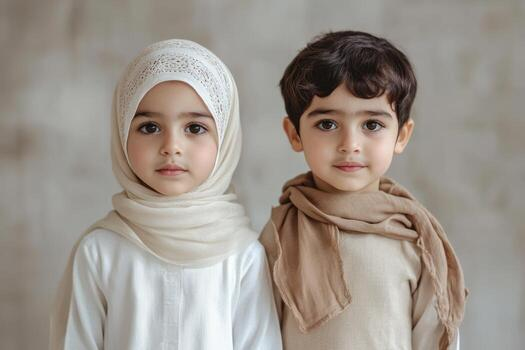
#> input picture Lab8/kid1.jpg, 525 x 350 px
$ jupyter execute Lab8.ipynb   (older library calls are emulated)
#> lines starting #> are read from the running program, lines starting #| are printed output that depends on the picture; after the words box and inside, x2 and y2 are one past the last pixel; in counts of white or black regions, pixels touching at a corner belong together
# **Lab 13 - Edge Detection**

[cell 1]
import cv2
import numpy as np
import matplotlib.pyplot as plt

imgFile = 'kid1.jpg'

## **Sobel Edge Detector**

[cell 2]
# 1. Load the real image

img = cv2.imread(imgFile)
#> img is the input picture: shape (350, 525, 3); mean B, G, R 140.1, 148.6, 156.8

# 2. Convert to Grayscale
gray = cv2.cvtColor(img, cv2.COLOR_BGR2GRAY)

# 3. Apply Gaussian Blur to reduce noise
# (5, 5) is the kernel size; 0 means standard deviation is calculated from kernel size

# ---------| You can try Sobel with Original Image, Gray scale and Blur
# ---------| Try these
# ---(1)---|  blurred = img
# ---(2)---|  blurred = gray

blurred = cv2.GaussianBlur(gray, (5, 5), 0) # blurred = img or gray   ## Check the results

# 4. Apply Sobel filter
# cv2.CV_64F handles the high precision needed for derivatives
sobelx = cv2.Sobel(blurred, cv2.CV_64F, 1, 0, ksize=3)
sobely = cv2.Sobel(blurred, cv2.CV_64F, 0, 1, ksize=3)

# 5. Calculate Magnitude (Final Edge Map)
sobel_combined = cv2.magnitude(sobelx, sobely)

# 6. Normalize to 0-255 for display
sobel_final = np.uint8(np.absolute(sobel_combined))

# Visualization
plt.figure(figsize=(10, 5))
plt.subplot(1, 2, 1), plt.imshow(cv2.cvtColor(img, cv2.COLOR_BGR2RGB)), plt.title('Original Photo')
plt.subplot(1, 2, 2), plt.imshow(sobel_final, cmap='gray'), plt.title('Sobel Edge Detection')
plt.show()

# **Robert Edge Detector**

### Comparing to Sobel

Roberts: Kernel Size  -->    2x2
Sobel:   Kernel Size  -->    3x3

Roberts: Speed  --> Faster
Sobel:   Speed  --> Slower

Roberts: Noise Resistance  --> Poor (High Senstivity)
Sobel:   Noise Resistnace  --> Good (Built-in Smoothing)

Roberts: Edge Width  --> Very thin/sharp
Sobel:   Edge Width  --> Thicker

[cell 3]
# 1. Load a real image in grayscale
image = cv2.imread(imgFile, 0) #cv2.IMREAD_GRAYSCALE)
#> image: shape (350, 525); min 1, max 255, mean 150.1

# 2. Pre-process: Always blur for Roberts!
# Its 2x2 kernel is very sensitive to noise.
blurred = cv2.GaussianBlur(image, (5, 5), 0)

# 3. Define Roberts Cross kernels
kernel_x = np.array([[1, 0], [0, -1]], dtype=np.float64)
kernel_y = np.array([[0, 1], [-1, 0]], dtype=np.float64)

# 4. Apply kernels using convolution
roberts_x = cv2.filter2D(blurred, cv2.CV_64F, kernel_x)
roberts_y = cv2.filter2D(blurred, cv2.CV_64F, kernel_y)
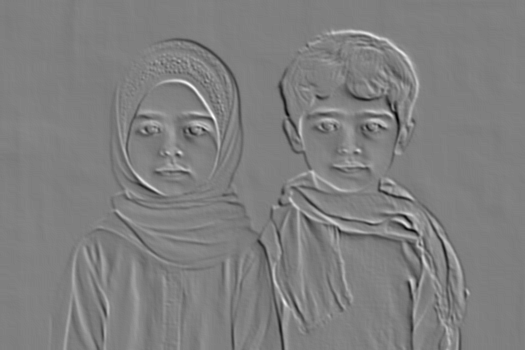
#> roberts_y: shape (350, 525) float64; min -62, max 62, mean 0; drawn with min black and max white

# 5. Calculate Magnitude (Combine X and Y)
# Magnitude = sqrt(Gx^2 + Gy^2)
roberts_combined = cv2.magnitude(roberts_x, roberts_y)
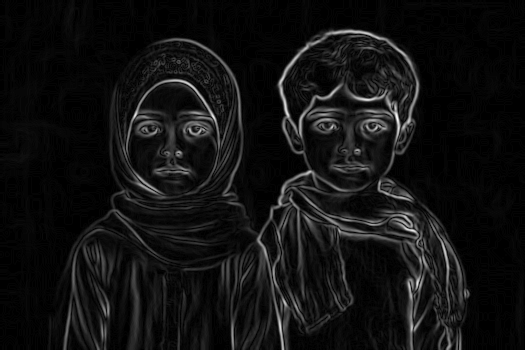
#> roberts_combined: shape (350, 525) float64; min 0, max 69.77, mean 4.8; drawn with min black and max white

# 6. Convert to uint8 for display
roberts_final = np.uint8(np.absolute(roberts_combined))

# Display
plt.figure(figsize=(12, 6))
plt.subplot(1, 2, 1), plt.imshow(image, cmap='gray'), plt.title('Original Gray')
plt.subplot(1, 2, 2), plt.imshow(roberts_final, cmap='gray'), plt.title('Roberts Edge Detector')
plt.show()

## **Prewitt Edge Detector**

[cell 4]
import cv2
import numpy as np
import matplotlib.pyplot as plt

# 1. Load a real image in grayscale
img = cv2.imread(imgFile)

# 2. Grayscale & Blur (Essential for real photos to reduce grain)
gray = cv2.cvtColor(img, cv2.COLOR_BGR2GRAY)
blurred = cv2.GaussianBlur(gray, (5, 5), 0)

# 3. Define Prewitt Kernels manually
kernel_x = np.array([[-1, 0, 1], [-1, 0, 1], [-1, 0, 1]], dtype=np.float64)
kernel_y = np.array([[-1, -1, -1], [0, 0, 0], [1, 1, 1]], dtype=np.float64)

# 4. Apply filters
prewitt_x = cv2.filter2D(blurred, cv2.CV_64F, kernel_x)
prewitt_y = cv2.filter2D(blurred, cv2.CV_64F, kernel_y)

# 5. Calculate Magnitude (Combine X and Y)
prewitt_combined = cv2.magnitude(prewitt_x, prewitt_y)

# 6. Normalize to 8-bit for display
prewitt_final = np.uint8(np.absolute(prewitt_combined))

# Visualizing results
plt.figure(figsize=(12, 6))
plt.subplot(1, 2, 1), plt.imshow(cv2.cvtColor(img, cv2.COLOR_BGR2RGB)), plt.title('Original Photo')
plt.subplot(1, 2, 2), plt.imshow(prewitt_final, cmap='gray'), plt.title('Prewitt Edge Detection')
plt.tight_layout()
plt.show()

## **Canny Edge Detector**

[cell 5]
import cv2
import numpy as np
import matplotlib.pyplot as plt

# 1. Load the real image
# Replace 'building.jpg' with your file path
img = cv2.imread(imgFile)


# 2. Convert to grayscale
gray = cv2.cvtColor(img, cv2.COLOR_BGR2GRAY)

# 3. Apply Canny Edge Detection
# Syntax: cv2.Canny(image, low_threshold, high_threshold)
# Tip: A 1:2 or 1:3 ratio for thresholds usually works best
canny_edges = cv2.Canny(gray, 100, 200)
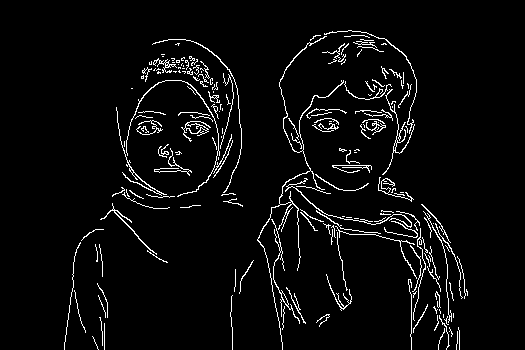
#> canny_edges: shape (350, 525); 4.3% white in thin lines or dots, all inside (x1, y1, x2, y2) = (64, 30, 468, 350)

# 4. Visualization
plt.figure(figsize=(12, 6))
plt.subplot(1, 2, 1), plt.imshow(cv2.cvtColor(img, cv2.COLOR_BGR2RGB)), plt.title('Original Image')
plt.subplot(1, 2, 2), plt.imshow(canny_edges, cmap='gray'), plt.title('Canny Edge Detection')
plt.tight_layout()
plt.show()
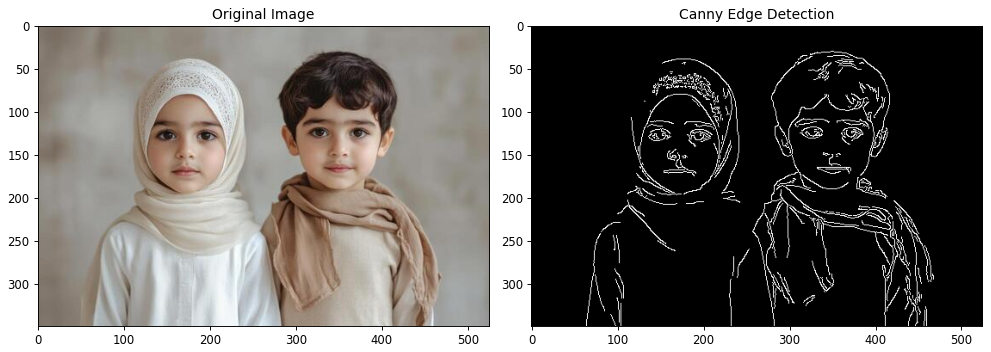
#> figure drawn by matplotlib, 2 panels

## **Multi-Channel Canny Edge Detector**

[cell 6]
def best_color_edge_detector(image_path):
    # 1. Load the color image
#> called with image_path = 'kid1.jpg'
    img = cv2.imread(image_path)
    if img is None:
        return "Image not found."

    # 2. Split into B, G, R channels
    channels = cv2.split(img)
    edge_maps = []

    for channel in channels:
        # 3. Pre-process each channel with Gaussian Blur to reduce noise
        blurred = cv2.GaussianBlur(channel, (5, 5), 0)

        # 4. Apply Canny to each channel
        # 50 and 150 are the low and high thresholds
        edges = cv2.Canny(blurred, 50, 150)
        edge_maps.append(edges)
#> this loop made 3 passes
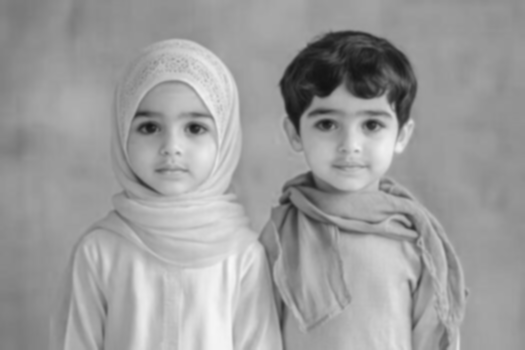
#> blurred: shape (350, 525); min 19, max 247, mean 156.8
#> after the loop, edge_maps = 3 items

    # 5. Merge edges from all channels using bitwise OR
    # This keeps any edge found in ANY of the three color layers
    combined_edges = cv2.bitwise_or(edge_maps[0], edge_maps[1])
#> combined_edges: shape (350, 525); 4.4% white in thin lines or dots, all inside (x1, y1, x2, y2) = (59, 30, 468, 350)
    combined_edges = cv2.bitwise_or(combined_edges, edge_maps[2])
#> combined_edges: shape (350, 525); 5% white in thin lines or dots, all inside (x1, y1, x2, y2) = (59, 30, 469, 350)

    return img, combined_edges

# Run the detector
original, edges = best_color_edge_detector(imgFile)

# Display results
plt.figure(figsize=(12, 6))
plt.subplot(1, 2, 1), plt.imshow(cv2.cvtColor(original, cv2.COLOR_BGR2RGB)), plt.title('Original Color')
plt.subplot(1, 2, 2), plt.imshow(edges, cmap='gray'), plt.title('Best Multi-Channel Edge Detection')
plt.show()
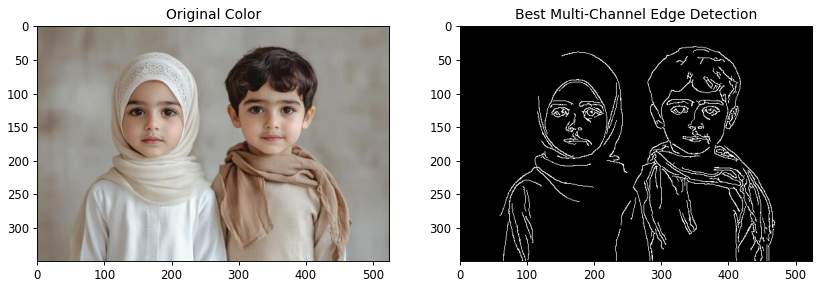
#> figure drawn by matplotlib, 2 panels

## **LoG Filter**

[cell 7]
# 1. Load a real-world photo in grayscale
img = cv2.imread(imgFile, cv2.IMREAD_GRAYSCALE)

# 2. Step 1: Gaussian Blur (Smoothing)
# Larger kernel/sigma reduces more noise but may miss small edges
blurred = cv2.GaussianBlur(img, (5, 5), 0)

# 3. Step 2: Laplacian Operator (Second Derivative)
# cv2.CV_64F is used to store negative values (crucial for zero-crossings)
laplacian = cv2.Laplacian(blurred, cv2.CV_64F, ksize=5)
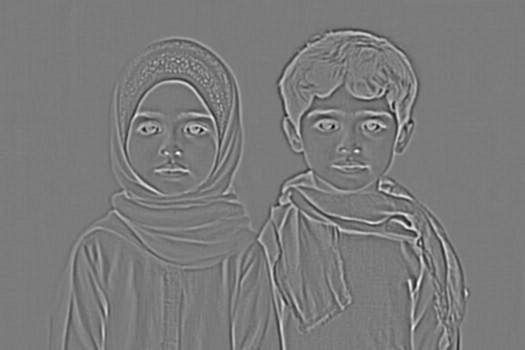
#> laplacian: shape (350, 525) float64; min -1810, max 1936, mean 0; drawn with min black and max white

# 4. Post-processing: Normalize for display
# Since the Laplacian has negative and positive values, we take the absolute value
log_final = np.uint8(np.absolute(laplacian))
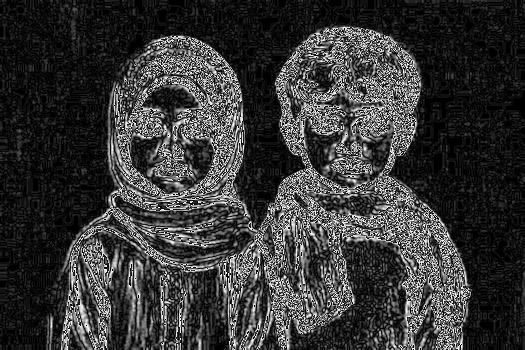
#> log_final: shape (350, 525); min 0, max 254, mean 55

# Visualization
plt.figure(figsize=(12, 6))
plt.subplot(1, 2, 1), plt.imshow(img, cmap='gray'), plt.title('Original Gray')
plt.subplot(1, 2, 2), plt.imshow(log_final, cmap='gray'), plt.title('LoG Filtered (Mexican Hat)')
plt.tight_layout()
plt.show()

## **DoG Filter**

[cell 8]
# 1. Load the real-world photo
img = cv2.imread(imgFile, cv2.IMREAD_GRAYSCALE)

# 2. Apply two Gaussian blurs with different standard deviations (Sigmas)
# Low sigma preserves detail; High sigma captures broad structure
blur_narrow = cv2.GaussianBlur(img, (0, 0), sigmaX=1.0)
blur_wide = cv2.GaussianBlur(img, (0, 0), sigmaX=2.0)

# 3. Calculate the Difference (DoG)
# Note: We use float32 to avoid overflow/underflow during subtraction
dog = blur_narrow.astype(np.float32) - blur_wide.astype(np.float32)
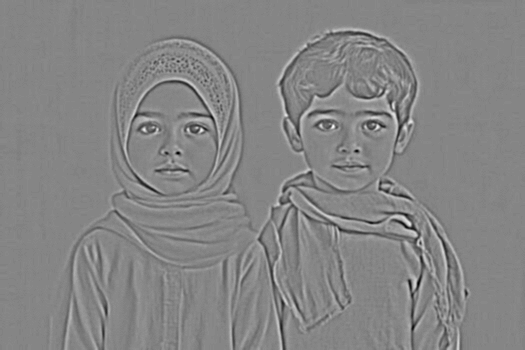
#> dog: shape (350, 525) float32; min -36, max 33, mean 0; drawn with min black and max white

# 4. Normalize or Threshold for visibility
# Option A: Map to 0-255 range
dog_normalized = cv2.normalize(dog, None, 0, 255, cv2.NORM_MINMAX).astype(np.uint8)

# Option B: Simple threshold to create a binary edge map
_, dog_binary = cv2.threshold(dog_normalized, 127, 255, cv2.THRESH_BINARY)
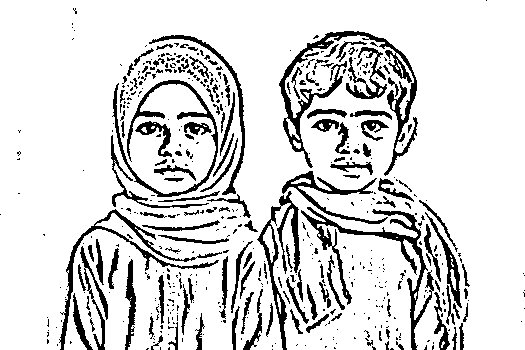
#> dog_binary: shape (350, 525); 85.1% white; 510 black regions (376 under 20 px), largest, box (x1, y1, x2, y2) and area: (279, 31, 418, 176) 3040, (301, 207, 434, 350) 2326, (112, 80, 218, 197) 1587

# Visualization
plt.figure(figsize=(12, 6))
plt.subplot(1, 2, 1), plt.imshow(img, cmap='gray'), plt.title('Original Image')
plt.subplot(1, 2, 2), plt.imshow(dog_normalized, cmap='gray'), plt.title('DoG (Edge Enhancement)')
plt.show()

## **Gradient Edge Detector for Colored Images**

[cell 9]
# 1. Load the real-world color image
image = cv2.imread(imgFile)

# 2. Split the image into its R, G, and B components
# Note: OpenCV uses BGR order by default
b, g, r = cv2.split(image)

def get_channel_gradient(channel):
    # Use Sobel for gradient calculation on a single channel
    # Blur first to reduce noise in that specific color layer
    blurred = cv2.GaussianBlur(channel, (3, 3), 0)
    gx = cv2.Sobel(blurred, cv2.CV_64F, 1, 0, ksize=3)
    gy = cv2.Sobel(blurred, cv2.CV_64F, 0, 1, ksize=3)
    return cv2.magnitude(gx, gy)

# 3. Compute gradients for each color channel
grad_b = get_channel_gradient(b)
grad_g = get_channel_gradient(g)
grad_r = get_channel_gradient(r)

# 4. Combine gradients from all channels
# This ensures edges from color-only transitions are captured
combined_gradient = np.sqrt(grad_b**2 + grad_g**2 + grad_r**2)

# 5. Normalize to 0-255 for visualization
color_edges = cv2.normalize(combined_gradient, None, 0, 255, cv2.NORM_MINMAX).astype(np.uint8)

# Visualization
plt.figure(figsize=(12, 6))
plt.subplot(1, 2, 1), plt.imshow(cv2.cvtColor(image, cv2.COLOR_BGR2RGB)), plt.title('Original Color Image')
plt.subplot(1, 2, 2), plt.imshow(color_edges, cmap='inferno'), plt.title('Color-Aware Gradient Map')
plt.tight_layout()
plt.show()

$ run again, with Lab8/bird.png saved as Lab8/kid1.jpg
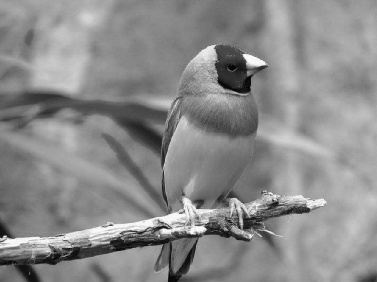
#> input picture Lab8/bird.png, 377 x 282 px
#> img is the input picture: shape (282, 377, 3); min 0, max 255, mean 139
#> `canny_edges = cv2.Canny(gray, 100, 200)`:
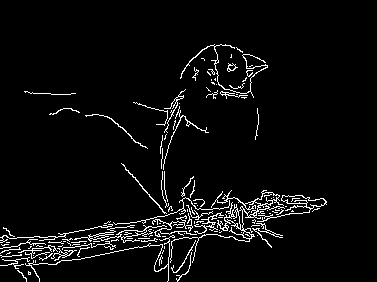
#> canny_edges: shape (282, 377); 4.6% white in thin lines or dots, all inside (x1, y1, x2, y2) = (0, 44, 327, 282)
#> the loop in best_color_edge_detector, `for channel in channels:` made 3 passes
#> after the loop in best_color_edge_detector, `for channel in channels:`: edge_maps = 3 items
#> `_, dog_binary = cv2.threshold(dog_normalized, 127, 255, cv2.THRESH_BIN..`:
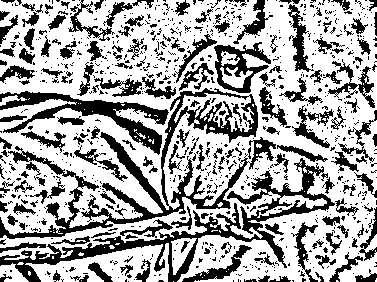
#> dog_binary: shape (282, 377); 65.6% white; 864 black regions (693 under 20 px), largest, box (x1, y1, x2, y2) and area: (0, 88, 276, 239) 6672, (0, 158, 335, 282) 5517, (0, 91, 169, 155) 2811
